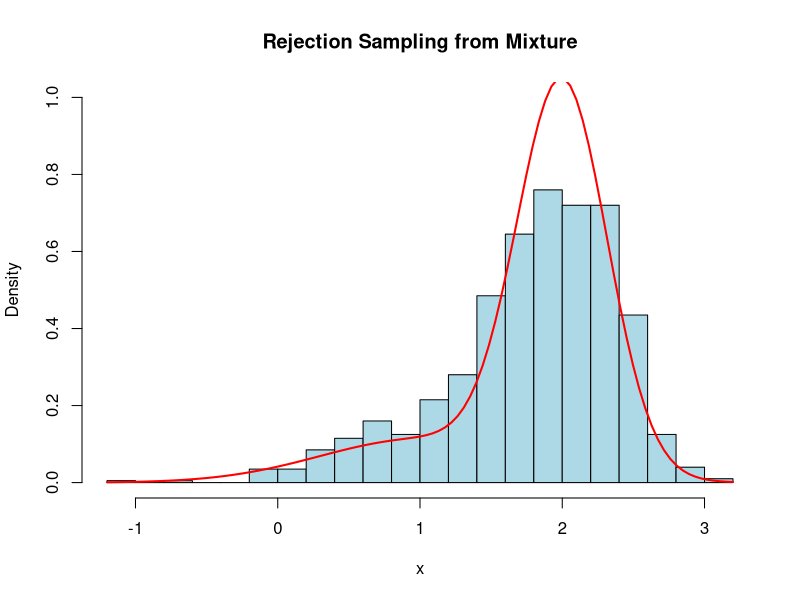
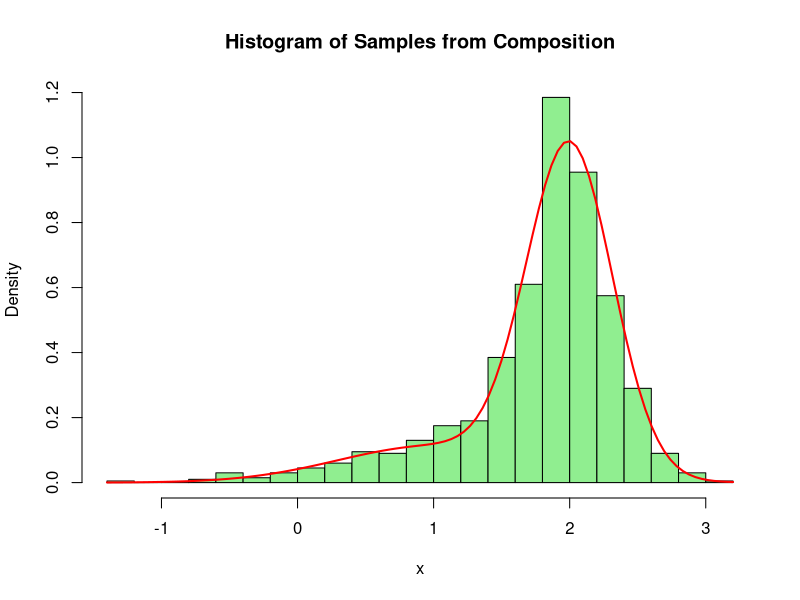

Here is the R script that generated these plots, in order:
set.seed(123)
alpha1 <- 0.2
  alpha2 <- 0.8

# The target mixture distribution 
fx <- function(x) {
  d1 <- dnorm(x, mean = 1, sd = sqrt(0.5))  # N(1, 0.5)
  d2 <- dnorm(x, mean = 2, sd = sqrt(0.1))  # N(2, 0.1)
  return(alpha1 * d1 + alpha2 * d2)
}
# Proposal distribution : N(2, 0.8)
gx <- function(x) {
  dnorm(x, mean = 2, sd = 0.8)
}

# Function for Rejection sampling
rejection_sampling <- function(n_value) {
  samples <- numeric(n_value)
  accepted <- 0
  trials<-0
  
  # Maximum of target_density / proposal_density (estimated)
  M <- max(sapply(seq(-5, 5, length.out = 100), fx))
  
for(i in 1:n_value){
repeat{
trials<-trials+1
#Sample from proposal distribution

    x <- rnorm(1, mean = 2, sd = 0.8)
  
  # Acceptance probability
      u <- runif(1)
      accept_prob <- fx(x) / (M * gx(x))
      
      # Accept or reject
      if (u < accept_prob) {
        samples[i] <- x
      
        accepted <- accepted + 1
     break
}
      }
    }
  
  acceptance_rate <- accepted / trials
  return(list(samples=samples,acceptance_rate=acceptance_rate))
}

# Generate samples using rejection sampling
  
n_value <- 1000
result <- rejection_sampling(n_value)
samples <- result$samples
acceptance_rate <- result$acceptance_rate
cat("Acceptance rate:", acceptance_rate, "\n")

# Plot histogram of the samples from rejection sampling
hist(samples, breaks=30, prob = TRUE, main = "Rejection Sampling from Mixture",
     xlab = "x", col = "lightblue", ylim=c(0,1))
curve(fx, col = "red", lwd = 2, add = TRUE)  # Overlay target density


# Composition method for comparison
composition_sampling <- function(n_value) {
  
  samples <- numeric(n_value)
  for (i in 1:n_value) {
    # Randomly choose which normal to sample from based on the weights
    if (runif(1) < alpha1) {
      # Sample from N(1, 0.5)
      samples[i] <- rnorm(1, mean = 1, sd = sqrt(0.5))
    } else {
      # Sample from N(2, 0.1)
      samples[i] <- rnorm(1, mean = 2, sd = sqrt(0.1))
    }
  }
  return(samples)
}

# Generate samples using the composition method
n_value <- 1000
comp_samples <- composition_sampling(n_value)

# Plot histogram of the composition method samples for sanity check
hist(comp_samples, breaks = 30, probability = TRUE, main = "Histogram of Samples from Composition",
     xlab = "x", col = "lightgreen")

# Overlay the true mixture density for comparison
curve(fx, add = TRUE, col = "red", lwd = 2)
